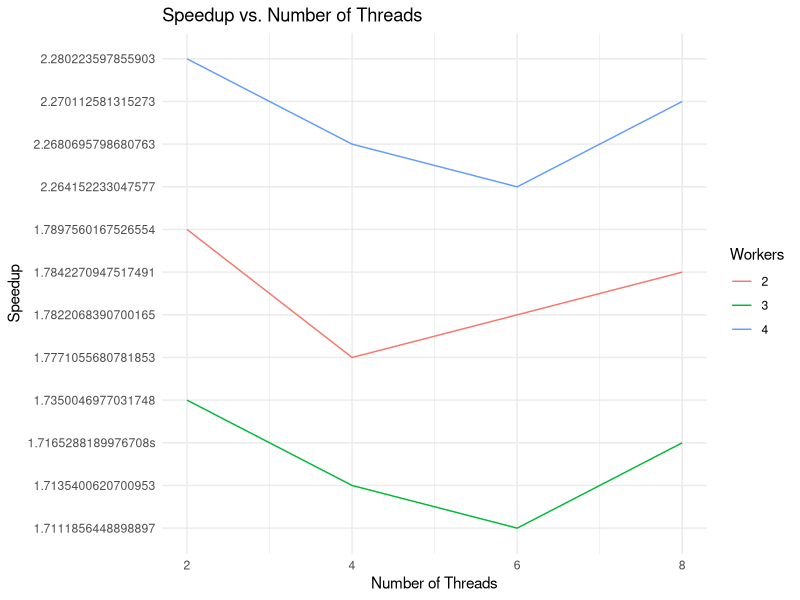
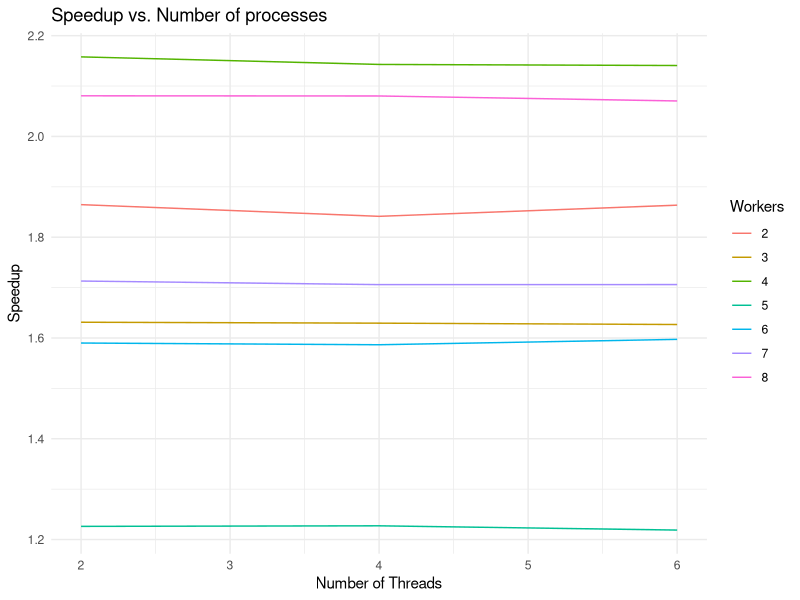
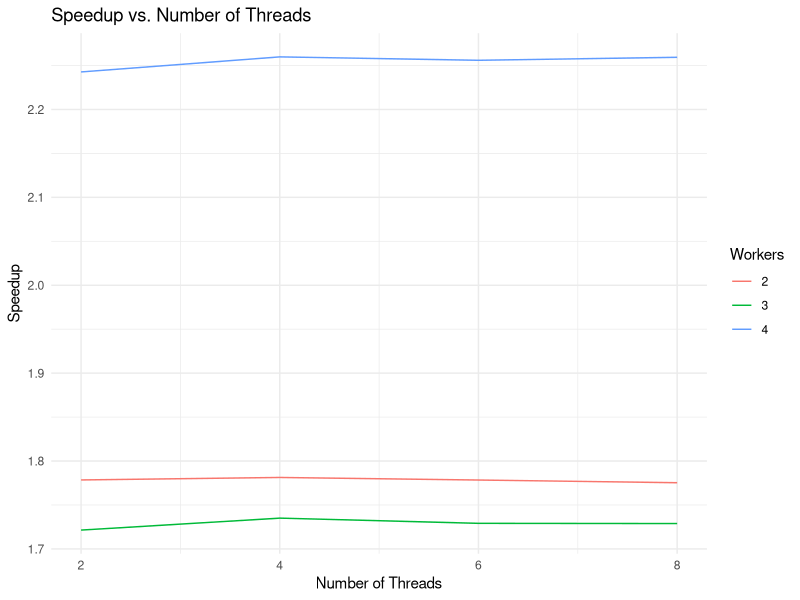
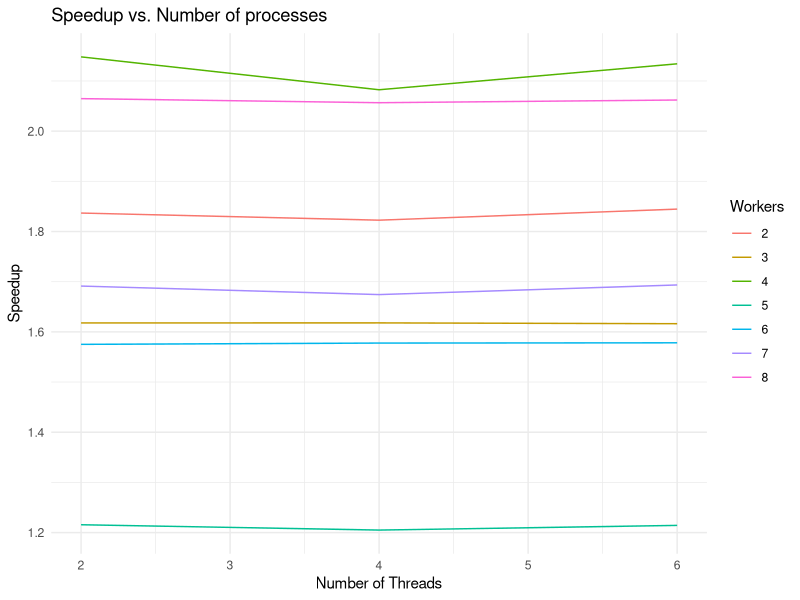

These figures' R source, in order:
## ---- chunk 1
library(ggplot2)

# Replace "path/to/your/data.csv" with the actual path to your CSV file


# Read the CSV data from the file
data <- read.csv("1min.csv")
data2 <- read.csv("1minmpi.csv")
print(data)

# Create a line plot with individual lines for each worker
plot <- ggplot(data, aes(x = threads, y = speedup, group = workers, color = as.factor(workers))) +
  geom_line() +
  labs(title = "Speedup vs. Number of Threads", x = "Number of Threads", y = "Speedup", color = "Workers") +
  scale_color_discrete(name = "Workers") +
  theme_minimal()

# Show the plot
plot2 <- ggplot(data2, aes(x = procs, y = speedup, group = workers, color = as.factor(workers))) +
  geom_line() +
  labs(title = "Speedup vs. Number of processes", x = "Number of Threads", y = "Speedup", color = "Workers") +
  scale_color_discrete(name = "Workers") +
  theme_minimal()


print(plot)
print(plot2)

## ---- chunk 2
library(ggplot2)

# Replace "path/to/your/data.csv" with the actual path to your CSV file


# Read the CSV data from the file
data <- read.csv("5min.csv")
data2 <- read.csv("5minmpi.csv")
print(data)

# Create a line plot with individual lines for each worker
plot <- ggplot(data, aes(x = threads, y = speedup, group = workers, color = as.factor(workers))) +
  geom_line() +
  labs(title = "Speedup vs. Number of Threads", x = "Number of Threads", y = "Speedup", color = "Workers") +
  scale_color_discrete(name = "Workers") +
  theme_minimal()

# Show the plot


plot2 <- ggplot(data2, aes(x = procs, y = speedup, group = workers, color = as.factor(workers))) +
  geom_line() +
  labs(title = "Speedup vs. Number of processes", x = "Number of Threads", y = "Speedup", color = "Workers") +
  scale_color_discrete(name = "Workers") +
  theme_minimal()

print(plot)
print(plot2)

